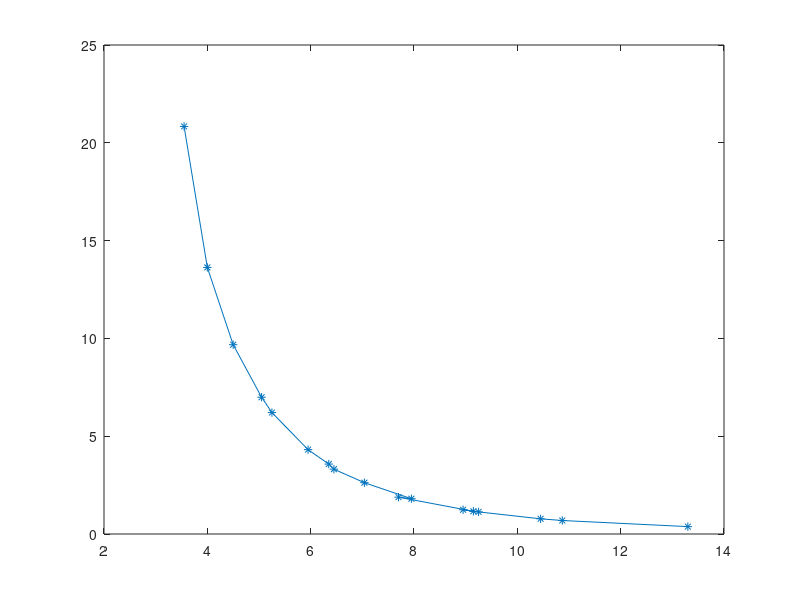

The MATLAB script that drew this image:
clc
clear all
close all
a = csvread('eq_me01.csv',1,0);
alfa=a(:,2);
time_process=a(:,3);

plot(a(:,4),a(:,5),'*-')
p=(a(end,5)-a(1,5))*(a(1,4)-a(end,4))
